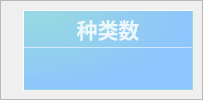
                <widget class="QFrame" name="frame_6">
                 <property name="frameShape">
                  <enum>QFrame::StyledPanel</enum>
                 </property>
                 <property name="frameShadow">
                  <enum>QFrame::Raised</enum>
                 </property>
                 <layout class="QHBoxLayout" name="horizontalLayout_22">
                  <property name="spacing">
                   <number>6</number>
                  </property>
                  <property name="leftMargin">
                   <number>9</number>
                  </property>
                  <property name="topMargin">
                   <number>9</number>
                  </property>
                  <property name="rightMargin">
                   <number>9</number>
                  </property>
                  <property name="bottomMargin">
                   <number>9</number>
                  </property>
                  <item>
                   <widget class="QLabel" name="classesLabel">
                    <property name="maximumSize">
                     <size>
                      <width>80</width>
                      <height>80</height>
                     </size>
                    </property>
                    <property name="text">
                     <string/>
                    </property>
                    <property name="pixmap">
                     <pixmap resource="YOLOSHOWUI.qrc">:/statusbar/images/newsize/classesBar.png</pixmap>
                    </property>
                    <property name="alignment">
                     <set>Qt::AlignCenter</set>
                    </property>
                   </widget>
                  </item>
                  <item>
                   <widget class="QFrame" name="Class_QF">
                    <property name="minimumSize">
                     <size>
                      <width>170</width>
                      <height>80</height>
                     </size>
                    </property>
                    <property name="maximumSize">
                     <size>
                      <width>170</width>
                      <height>80</height>
                     </size>
                    </property>
                    <property name="toolTipDuration">
                     <number>0</number>
                    </property>
                    <property name="styleSheet">
                     <string notr="true">QFrame#Class_QF{
color: rgb(255, 255, 255);
background-color:qradialgradient(cx:0, cy:0, radius:1, fx:0.1, fy:0.1, stop:0  #97D9E1,  stop:1   #8EC5FC);
border: 1px outset #97D9E1;
}
</string>
                    </property>
                    <property name="frameShape">
                     <enum>QFrame::StyledPanel</enum>
                    </property>
                    <property name="frameShadow">
                     <enum>QFrame::Raised</enum>
                    </property>
                    <layout class="QVBoxLayout" name="verticalLayout_7" stretch="0,2,1">
                     <property name="spacing">
                      <number>0</number>
                     </property>
                     <property name="leftMargin">
                      <number>0</number>
                     </property>
                     <property name="topMargin">
                      <number>0</number>
                     </property>
                     <property name="rightMargin">
                      <number>0</number>
                     </property>
                     <property name="bottomMargin">
                      <number>0</number>
                     </property>
                     <item>
                      <widget class="QFrame" name="Class_top">
                       <property name="styleSheet">
                        <string notr="true">border:none</string>
                       </property>
                       <property name="frameShape">
                        <enum>QFrame::StyledPanel</enum>
                       </property>
                       <property name="frameShadow">
                        <enum>QFrame::Raised</enum>
                       </property>
                       <layout class="QHBoxLayout" name="horizontalLayout_11">
                        <property name="spacing">
                         <number>0</number>
                        </property>
                        <property name="leftMargin">
                         <number>0</number>
                        </property>
                        <property name="topMargin">
                         <number>3</number>
                        </property>
                        <property name="rightMargin">
                         <number>0</number>
                        </property>
                        <property name="bottomMargin">
                         <number>3</number>
                        </property>
                        <item>
                         <widget class="QLabel" name="label_5">
                          <property name="maximumSize">
                           <size>
                            <width>16777215</width>
                            <height>30</height>
                           </size>
                          </property>
                          <property name="font">
                           <font>
                            <family>苹方字体</family>
                            <pointsize>16</pointsize>
                            <italic>false</italic>
                            <bold>true</bold>
                           </font>
                          </property>
                          <property name="styleSheet">
                           <string notr="true">color: rgba(255, 255,255, 210);
text-align:center;
</string>
                          </property>
                          <property name="text">
                           <string>种类数</string>
                          </property>
                          <property name="alignment">
                           <set>Qt::AlignCenter</set>
                          </property>
                          <property name="indent">
                           <number>0</number>
                          </property>
                         </widget>
                        </item>
                       </layout>
                      </widget>
                     </item>
                     <item>
                      <widget class="Line" name="line_2">
                       <property name="maximumSize">
                        <size>
                         <width>16777215</width>
                         <height>1</height>
                        </size>
                       </property>
                       <property name="styleSheet">
                        <string notr="true">background-color: rgba(255, 255, 255, 89);</string>
                       </property>
                       <property name="orientation">
                        <enum>Qt::Horizontal</enum>
                       </property>
                      </widget>
                     </item>
                     <item>
                      <widget class="QFrame" name="Class_bottom">
                       <property name="styleSheet">
                        <string notr="true">border:none</string>
                       </property>
                       <property name="frameShape">
                        <enum>QFrame::StyledPanel</enum>
                       </property>
                       <property name="frameShadow">
                        <enum>QFrame::Raised</enum>
                       </property>
                       <layout class="QVBoxLayout" name="verticalLayout_8">
                        <property name="spacing">
                         <number>0</number>
                        </property>
                        <property name="leftMargin">
                         <number>0</number>
                        </property>
                        <property name="topMargin">
                         <number>6</number>
                        </property>
                        <property name="rightMargin">
                         <number>0</number>
                        </property>
                        <property name="bottomMargin">
                         <number>6</number>
                        </property>
                        <item alignment="Qt::AlignTop">
                         <widget class="QLabel" name="Class_num">
                          <property name="minimumSize">
                           <size>
                            <width>0</width>
                            <height>30</height>
                           </size>
                          </property>
                          <property name="maximumSize">
                           <size>
                            <width>16777215</width>
                            <height>30</height>
                           </size>
                          </property>
                          <property name="font">
                           <font>
                            <family>Microsoft YaHei UI</family>
                            <pointsize>17</pointsize>
                            <italic>false</italic>
                            <bold>false</bold>
                            <underline>false</underline>
                           </font>
                          </property>
                          <property name="styleSheet">
                           <string notr="true">color: rgb(255, 255, 255);
font: 17pt &quot;Microsoft YaHei UI&quot;;</string>
                          </property>
                          <property name="text">
                           <string/>
                          </property>
                          <property name="alignment">
                           <set>Qt::AlignCenter</set>
                          </property>
                         </widget>
                        </item>
                       </layout>
                      </widget>
                     </item>
                    </layout>
                   </widget>
                  </item>
                 </layout>
                </widget>
